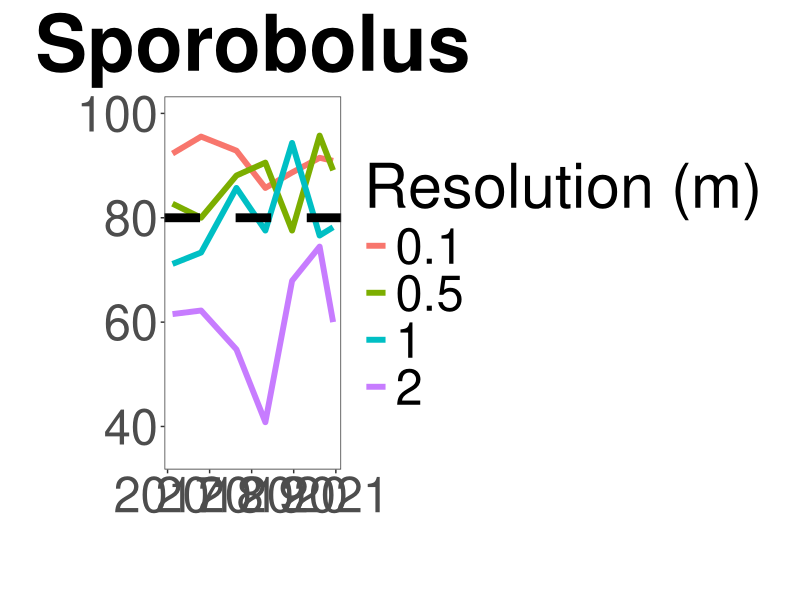
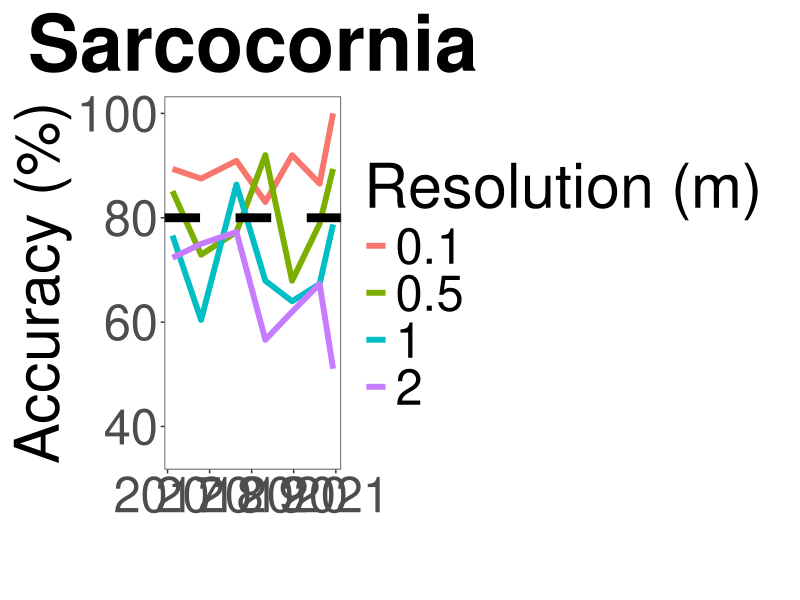
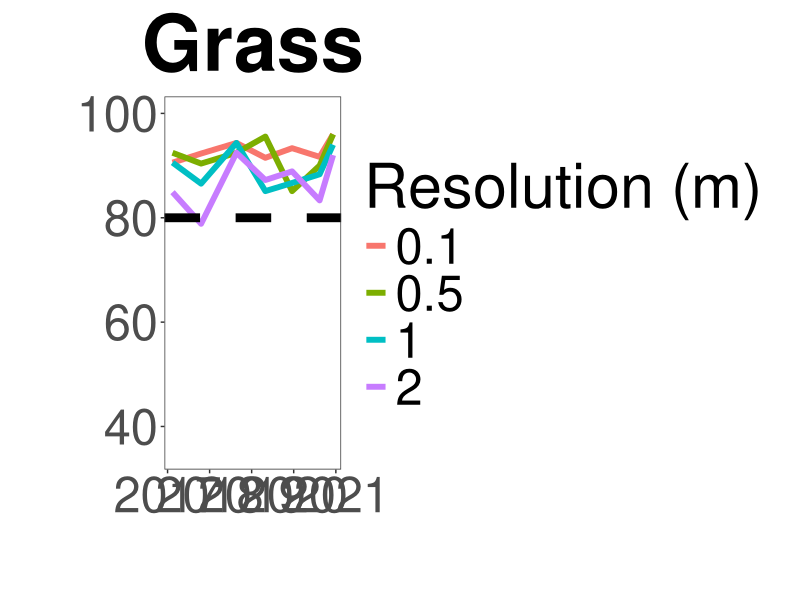
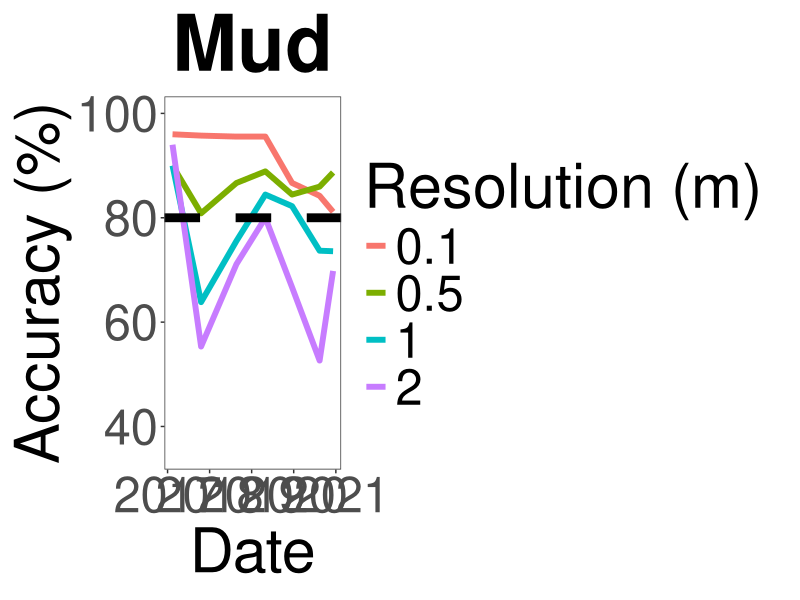
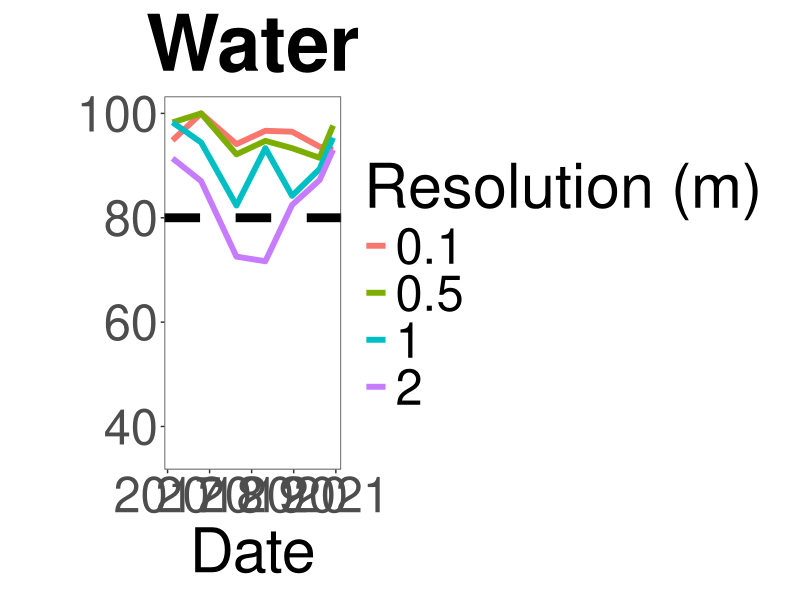
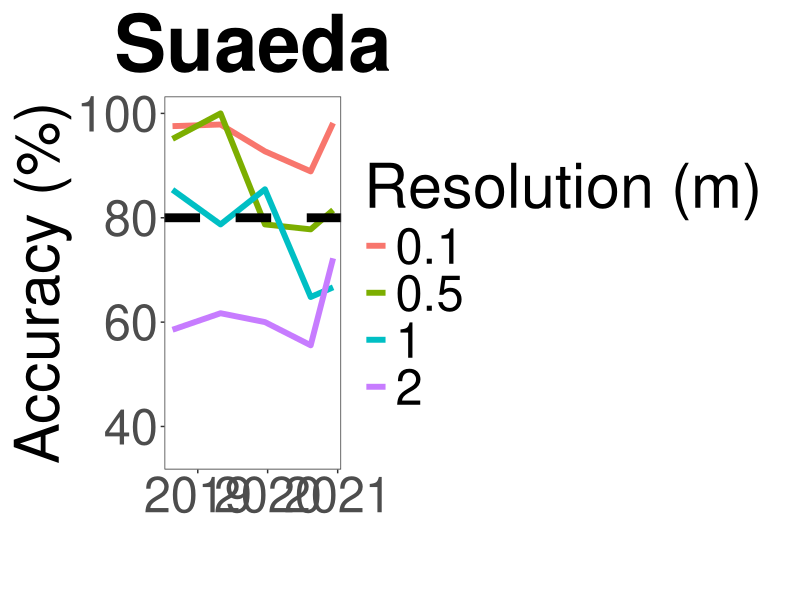
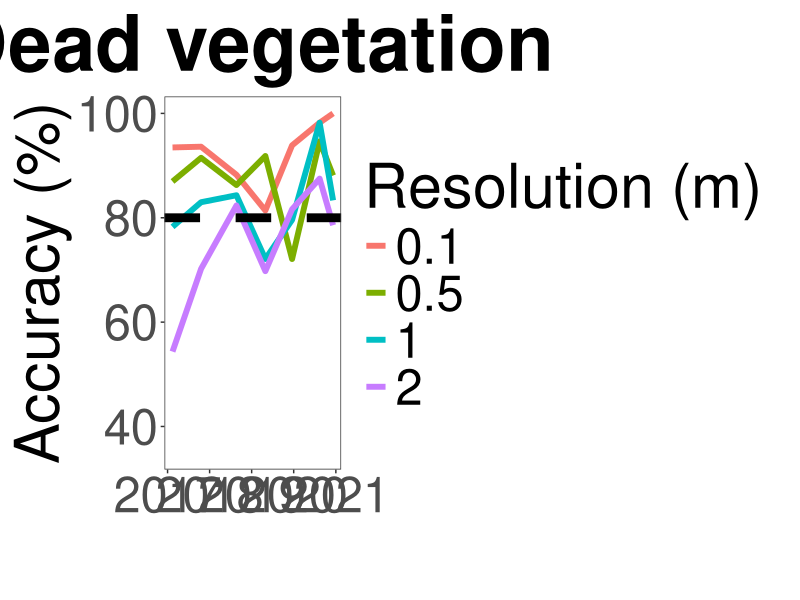
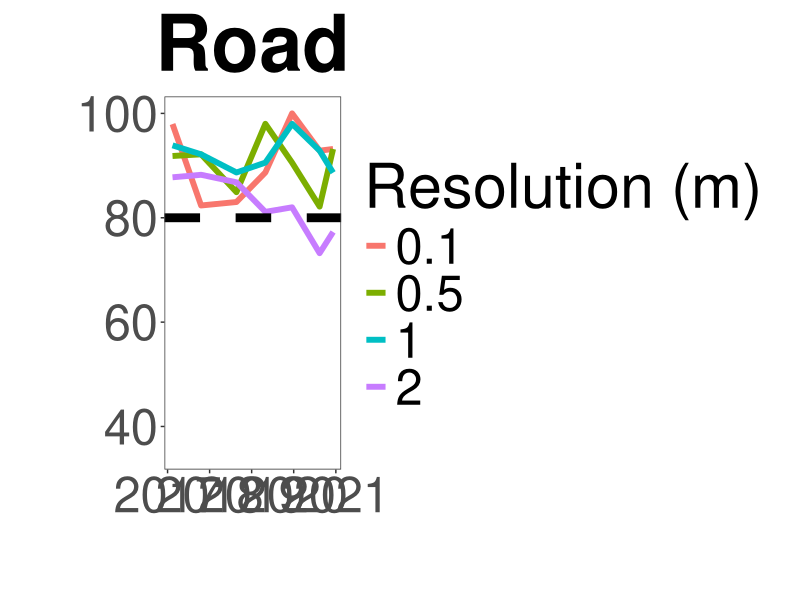

These charts were generated, in order, by the following R code:
## ---- chunk 1
knitr::opts_chunk$set(echo = TRUE)
knitr::opts_knit$set(root.dir = 'C:/Users/danal/OneDrive - UNSW/Desktop/WRL/R')
# replace the above with the path to your home directory
## ---- chunk 2
library(tidyverse)
library(ggpubr)
library(readxl)
## ---- chunk 3
# producers accuracy
producers <- read_excel("raw/training_validation_2_alldata.xlsx", sheet = "accuracy") %>% 
  mutate(Scale = as.factor(Scale)) %>% 
  select(-"Users") %>% 
  rename("accuracy" = "Producers")

# users accuracy
users <- read_excel("raw/training_validation_2_alldata.xlsx", sheet = "accuracy") %>% 
  mutate(Scale = as.factor(Scale)) %>% 
  select(-"Producers") %>% 
  rename("accuracy" = "Users")
## ---- chunk 4
prod_wide <- producers %>% dplyr::select(Dataset, Scale, Class, accuracy) %>%
  pivot_wider(names_from = Class, values_from = accuracy)

#write_csv(prod_wide,"export/csv/producers_wide.csv")

user_wide <- users %>% dplyr::select(Dataset, Scale, Class, accuracy) %>% 
  pivot_wider(names_from = Class, values_from = accuracy)

#write_csv(user_wide,"export/csv/users_wide.csv")
## ---- chunk 5
acc.time.line <- function(dataset, classs, classname){
  dataset %>% subset(Class == classs)  %>% ggplot(aes(x = Date, y = accuracy*100, color = Scale)) +
  geom_line(size = 2) + 
  labs(title = classname, x = "Date", y = "Accuracy (%)", color = "Resolution (m)") +
  theme_bw() +
  theme(plot.title = element_text(face = "bold", hjust = 0.5, size = 56),
        text = element_text(size = 44),
        panel.grid.major = element_blank(),
        panel.grid.minor = element_blank(),
        plot.margin = margin(10,22,10,10)) +
    geom_hline(yintercept = 80, linetype = "dashed", size = 3) +
    ylim(35, 100)
}

## ---- chunk 6
spor <- acc.time.line(producers, "spor", "Sporobolus") +
  labs(title = "Sporobolus", x = "", y = "")
spor

sarc <- acc.time.line(producers, "sarc", "Sarcorcornia") +
  labs(title = "Sarcocornia", x = "", y = "Accuracy (%)") 
sarc
# note that this is the main sarc class without the new clumps, accuracy is different for the sarc clump class (higher) but not included in this plot

grass <- acc.time.line(producers, "grass", "Grass") +
  labs(title = "Grass", x = "", y = "")
grass

mud <- acc.time.line(producers, "mud", "Mud")
mud

water <- acc.time.line(producers, "water", "Water")  +
  labs(title = "Water", x = "Date", y = "")
water

sueda <- acc.time.line(producers, "sueda", "Suaeda")  +
  labs(title = "Suaeda", x = "", y = "Accuracy (%)") +
  scale_x_datetime(date_labels = "%Y", date_breaks = "1 year")
sueda

dead <- acc.time.line(producers, "white_vege", "Dead vegetation")  +
  labs(title = "Dead vegetation", x = "", y = "Accuracy (%)") 
dead

road <- acc.time.line(producers, "road", "Road") +
  labs(title = "Road", x = "", y = "")
road 


# only one data point for each of these
acc.time.line(producers, "sarc_clump", "Sarcorcornia clumps")
acc.time.line(producers, "algae", "Algae") 


# combine
ggarrange(sarc, spor, sueda, grass, dead, road, mud, water, ncol = 2, nrow = 4, common.legend = TRUE, legend = "bottom") 
# export at 2100 x 2800

## ---- chunk 7
spor <- acc.time.line(users, "spor", "Sporobolus") +
  labs(title = "Sporobolus", x = "", y = "")
spor

sarc <- acc.time.line(users, "sarc", "Sarcorcornia") +
  labs(title = "Sarcocornia", x = "", y = "Accuracy (%)") 
sarc

grass <- acc.time.line(users, "grass", "Grass") +
  labs(title = "Grass", x = "", y = "")
grass

mud <- acc.time.line(users, "mud", "Mud")
mud

water <- acc.time.line(users, "water", "Water")  +
  labs(title = "Water", x = "Date", y = "")
water

sueda <- acc.time.line(users, "sueda", "Suaeda")  +
  labs(title = "Suaeda", x = "", y = "Accuracy (%)") +
  scale_x_datetime(date_labels = "%Y", date_breaks = "1 year")
sueda

dead <- acc.time.line(users, "white_vege", "Dead vegetation")  +
  labs(title = "Dead vegetation", x = "", y = "Accuracy (%)") 
dead

road <- acc.time.line(users, "road", "Road") +
  labs(title = "Road", x = "", y = "")
road 


# only one data point for each of these
acc.time.line(users, "sarc_clump", "Sarcorcornia clumps")
acc.time.line(users, "algae", "Algae") 



# combine
ggarrange(sarc, spor, sueda, grass, dead, road, mud, water, ncol = 2, nrow = 4, common.legend = TRUE, legend = "bottom") 
# export at 2100 x 2800
